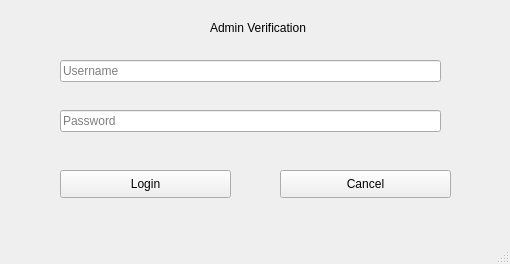
<?xml version="1.0" encoding="UTF-8"?>
<ui version="4.0">
 <class>MainWindow</class>
 <widget class="QMainWindow" name="MainWindow">
  <property name="geometry">
   <rect>
    <x>0</x>
    <y>0</y>
    <width>510</width>
    <height>264</height>
   </rect>
  </property>
  <property name="windowTitle">
   <string>MainWindow</string>
  </property>
  <widget class="QWidget" name="centralwidget">
   <widget class="QPushButton" name="login_btn">
    <property name="geometry">
     <rect>
      <x>60</x>
      <y>170</y>
      <width>171</width>
      <height>28</height>
     </rect>
    </property>
    <property name="text">
     <string>Login</string>
    </property>
   </widget>
   <widget class="QLabel" name="title_label">
    <property name="geometry">
     <rect>
      <x>210</x>
      <y>20</y>
      <width>181</width>
      <height>16</height>
     </rect>
    </property>
    <property name="text">
     <string>Admin Verification</string>
    </property>
   </widget>
   <widget class="QLineEdit" name="pass_le">
    <property name="geometry">
     <rect>
      <x>60</x>
      <y>110</y>
      <width>381</width>
      <height>22</height>
     </rect>
    </property>
    <property name="cursor">
     <cursorShape>IBeamCursor</cursorShape>
    </property>
    <property name="focusPolicy">
     <enum>Qt::StrongFocus</enum>
    </property>
    <property name="inputMethodHints">
     <set>Qt::ImhHiddenText|Qt::ImhNoAutoUppercase|Qt::ImhSensitiveData</set>
    </property>
    <property name="text">
     <string/>
    </property>
    <property name="placeholderText">
     <string>Password</string>
    </property>
   </widget>
   <widget class="QPushButton" name="cancel_btn">
    <property name="geometry">
     <rect>
      <x>280</x>
      <y>170</y>
      <width>171</width>
      <height>28</height>
     </rect>
    </property>
    <property name="text">
     <string>Cancel</string>
    </property>
   </widget>
   <widget class="QLineEdit" name="user_le">
    <property name="geometry">
     <rect>
      <x>60</x>
      <y>60</y>
      <width>381</width>
      <height>22</height>
     </rect>
    </property>
    <property name="text">
     <string/>
    </property>
    <property name="placeholderText">
     <string>Username</string>
    </property>
   </widget>
  </widget>
  <widget class="QMenuBar" name="menubar">
   <property name="geometry">
    <rect>
     <x>0</x>
     <y>0</y>
     <width>510</width>
     <height>26</height>
    </rect>
   </property>
  </widget>
  <widget class="QStatusBar" name="statusbar"/>
 </widget>
 <resources/>
 <connections/>
</ui>
